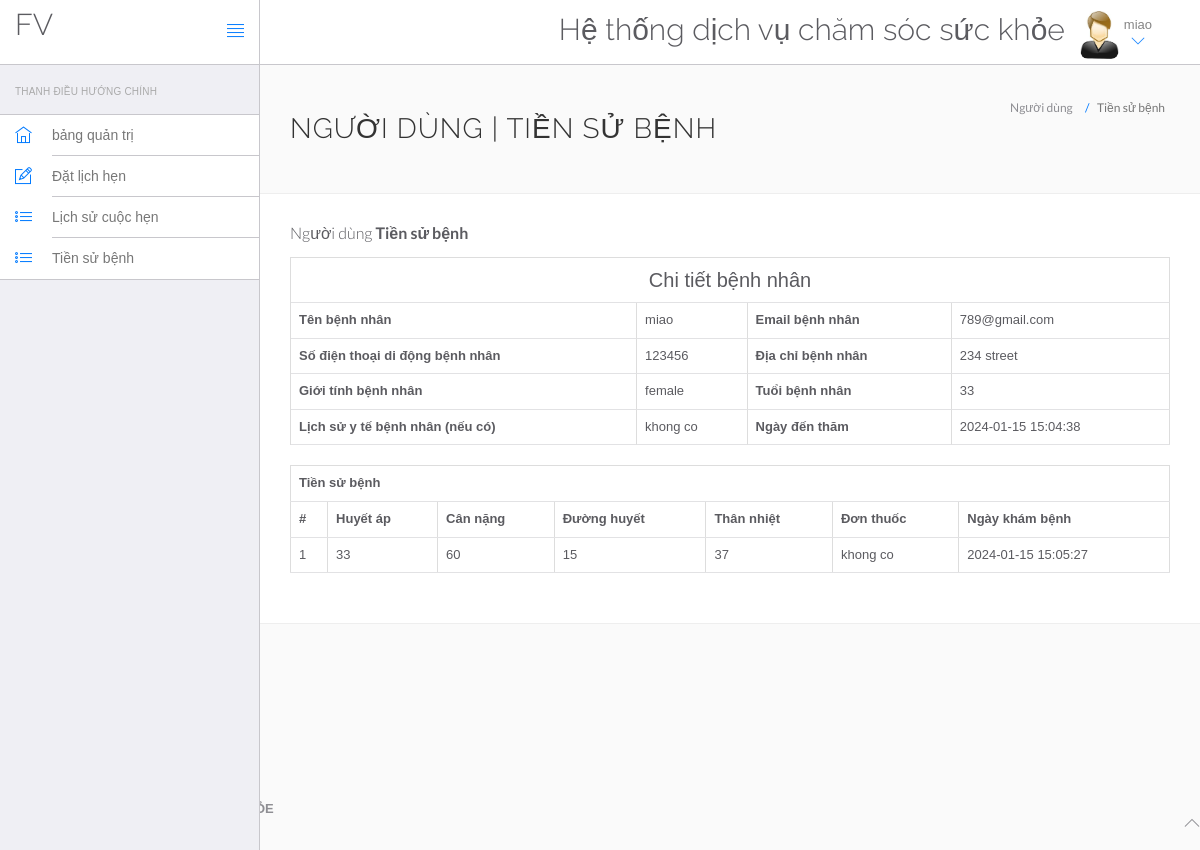
Page /HeThongQuanLyBenhVien/health_care/view-medhistory.php?viewid=2 (signed in) on the committed database.
### tables this page shows
CREATE TABLE `users` (
  `id` int(11) NOT NULL,
  `fullName` varchar(255) DEFAULT NULL,
  `address` longtext DEFAULT NULL,
  `city` varchar(255) DEFAULT NULL,
  `gender` varchar(255) DEFAULT NULL,
  `email` varchar(255) DEFAULT NULL,
  `password` varchar(255) DEFAULT NULL,
  `regDate` timestamp NULL DEFAULT current_timestamp(),
  `updationDate` timestamp NULL DEFAULT NULL ON UPDATE current_timestamp()
);

CREATE TABLE `tblpatient` (
  `ID` int(10) NOT NULL,
  `Docid` int(10) DEFAULT NULL,
  `PatientName` varchar(200) DEFAULT NULL,
  `PatientContno` bigint(10) DEFAULT NULL,
  `PatientEmail` varchar(200) DEFAULT NULL,
  `PatientGender` varchar(50) DEFAULT NULL,
  `PatientAdd` mediumtext DEFAULT NULL,
  `PatientAge` int(10) DEFAULT NULL,
  `PatientMedhis` mediumtext DEFAULT NULL,
  `CreationDate` timestamp NULL DEFAULT current_timestamp(),
  `UpdationDate` timestamp NULL DEFAULT NULL ON UPDATE current_timestamp()
);

CREATE TABLE `tblmedicalhistory` (
  `ID` int(10) NOT NULL,
  `PatientID` int(10) DEFAULT NULL,
  `BloodPressure` varchar(200) DEFAULT NULL,
  `BloodSugar` varchar(200) NOT NULL,
  `Weight` varchar(100) DEFAULT NULL,
  `Temperature` varchar(200) DEFAULT NULL,
  `MedicalPres` mediumtext DEFAULT NULL,
  `CreationDate` timestamp NOT NULL DEFAULT current_timestamp() ON UPDATE current_timestamp()
);

### HeThongQuanLyBenhVien/health_care/view-medhistory.php (the view, shortened to what this page needs)
<?php
include('include/connect.php');
?>
<!DOCTYPE html>
<html lang="en">
	<head>
		<link rel="stylesheet" href="vendor/bootstrap/css/bootstrap.min.css">
		<link rel="stylesheet" href="vendor/fontawesome/css/font-awesome.min.css">
		<link rel="stylesheet" href="vendor/themify-icons/themify-icons.min.css">
		<link href="vendor/animate.css/animate.min.css" rel="stylesheet" media="screen">
		<link href="vendor/perfect-scrollbar/perfect-scrollbar.min.css" rel="stylesheet" media="screen">
		<link href="vendor/switchery/switchery.min.css" rel="stylesheet" media="screen">
		<link href="vendor/bootstrap-touchspin/jquery.bootstrap-touchspin.min.css" rel="stylesheet" media="screen">
		<link href="vendor/select2/select2.min.css" rel="stylesheet" media="screen">
		<link href="vendor/bootstrap-datepicker/bootstrap-datepicker3.standalone.min.css" rel="stylesheet" media="screen">
		<link href="vendor/bootstrap-timepicker/bootstrap-timepicker.min.css" rel="stylesheet" media="screen">
		<link rel="stylesheet" href="assets/css/styles.css">
		<link rel="stylesheet" href="assets/css/plugins.css">
		<link rel="stylesheet" href="assets/css/themes/theme-1.css" id="skin_color" />
	</head>
	<body>
		<div id="app">
<?php include('include/sidebar.php');?>
<div class="app-content">
<?php include('include/header.php');?>
<div class="main-content" >
<div class="wrap-content container" id="container">
<section id="page-title">
<div class="row">
<div class="col-sm-8">
<h1 class="mainTitle">NGƯỜI DÙNG | TIỀN SỬ BỆNH</h1>
</div>
<ol class="breadcrumb">
<li>
<span>Người dùng</span>
</li>
<li class="active">
<span>Tiền sử bệnh</span>
</li>
</ol>
</div>
</section>
<div class="container-fluid container-fullw bg-white">
<div class="row">
<div class="col-md-12">
<h5 class="over-title margin-bottom-15">Người dùng <span class="text-bold">Tiền sử bệnh</span></h5>
<?php
                               $vid=$_GET['viewid'];
                               $ret=mysqli_query($con,"select * from tblpatient where ID='$vid'");
$cnt=1;
while ($row=mysqli_fetch_array($ret)) {
                               ?>
<table border="1" class="table table-bordered">
 <tr align="center">
<td colspan="4" style="font-size:20px;color:blue">
Chi tiết bệnh nhân</td></tr>
    <tr>
    <th scope>Tên bệnh nhân</th>
    <td><?php  echo $row['PatientName'];?></td>
    <th scope>Email bệnh nhân</th>
    <td><?php  echo $row['PatientEmail'];?></td>
  </tr>
  <tr>
    <th scope>Số điện thoại di động bệnh nhân</th>
    <td><?php  echo $row['PatientContno'];?></td>
    <th>Địa chỉ bệnh nhân</th>
    <td><?php  echo $row['PatientAdd'];?></td>
  </tr>
    <tr>
    <th>Giới tính bệnh nhân</th>
    <td><?php  echo $row['PatientGender'];?></td>
    <th>Tuổi bệnh nhân</th>
    <td><?php  echo $row['PatientAge'];?></td>
  </tr>
  <tr>
    <th>Lịch sử y tế bệnh nhân (nếu có)</th>
    <td><?php  echo $row['PatientMedhis'];?></td>
     <th>Ngày đến thăm</th>
    <td><?php  echo $row['CreationDate'];?></td>
  </tr>
<?php }?>
</table>
<?php
$ret=mysqli_query($con,"select * from tblmedicalhistory  where PatientID='$vid'");
 ?>
<table id="datatable" class="table table-bordered dt-responsive nowrap" style="border-collapse: collapse; border-spacing: 0; width: 100%;">
  <tr align="center">
   <th colspan="8" >Tiền sử bệnh</th>
  </tr>
  <tr>
    <th>#</th>
<th>Huyết áp</th>
<th>Cân nặng</th>
<th>Đường huyết</th>
<th>Thân nhiệt</th>
<th>Đơn thuốc</th>
<th>Ngày khám bệnh</th>
</tr>
<?php
while ($row=mysqli_fetch_array($ret)) {
  ?>
<tr>
  <td><?php echo $cnt;?></td>
 <td><?php  echo $row['BloodPressure'];?></td>
 <td><?php  echo $row['Weight'];?></td>
 <td><?php  echo $row['BloodSugar'];?></td>
  <td><?php  echo $row['Temperature'];?></td>
  <td><?php  echo $row['MedicalPres'];?></td>
  <td><?php  echo $row['CreationDate'];?></td>
</tr>
<?php $cnt=$cnt+1;} ?>
</table>
</div>
</div>
</div>
</div>
</div>
</div>
</div>
	<?php include('include/footer.php');?>
	</body>
</html>

### HeThongQuanLyBenhVien/health_care/include/header.php (shortened to what this page needs)
<header class="navbar navbar-default navbar-static-top">
					<div class="navbar-header">
						<a class="navbar-brand" href="#">
							<h2 style="padding-top:20% ">FV</h2>
						</a>
						<a href="#" class="sidebar-toggler pull-right visible-md visible-lg" data-toggle-class="app-sidebar-closed" data-toggle-target="#app">
							<i class="ti-align-justify"></i>
						</a>
					</div>
					<div class="navbar-collapse collapse">
						<ul class="nav navbar-right">
								<li  style="padding-top:2% ">
								<h2>Hệ thống dịch vụ chăm sóc sức khỏe</h2>
							</li>
							<li class="dropdown current-user">
								<a href class="dropdown-toggle" data-toggle="dropdown">
									<img src="assets/images/images.jpg"> <span class="username">
									<?php $query=mysqli_query($con,"select fullName from users where id='".$_SESSION['id']."'");
while($row=mysqli_fetch_array($query))
{
	echo $row['fullName'];
}
									?> <i class="ti-angle-down"></i></i></span>
								</a>
							</li>
						</ul>
					</div>
				</header>

### HeThongQuanLyBenhVien/health_care/assets/css/themes/theme-1.css (style rules this page uses)
body { background: #FAFAFA; }
header .navbar-header { background: #ffffff !important; border-right-color: #c8c7cc !important; border-bottom-color: #c8c7cc !important; }
header .navbar-header .sidebar-toggler, header .navbar-header .sidebar-mobile-toggler { color: #007aff !important; }
header .navbar-header .navbar-brand { color: #777 !important; }
header .navbar-collapse { background: #ffffff !important; border-bottom-color: #c8c7cc !important; box-shadow: none !important; }
header .navbar-collapse .navbar-right > li > a { color: #777; }
header .navbar-collapse .navbar-right > li > a i { color: #007aff !important; }

### rows in the picture
users: fullName "miao"
tblpatient: PatientName "miao", PatientEmail "789@gmail.com", PatientContno "123456", PatientAdd "234 street", PatientGender "female", PatientAge "33", PatientMedhis "khong co", CreationDate "2024-01-15 15:04:38"
tblmedicalhistory: BloodPressure "33", Weight "60", BloodSugar "15", Temperature "37", MedicalPres "khong co", CreationDate "2024-01-15 15:05:27"
